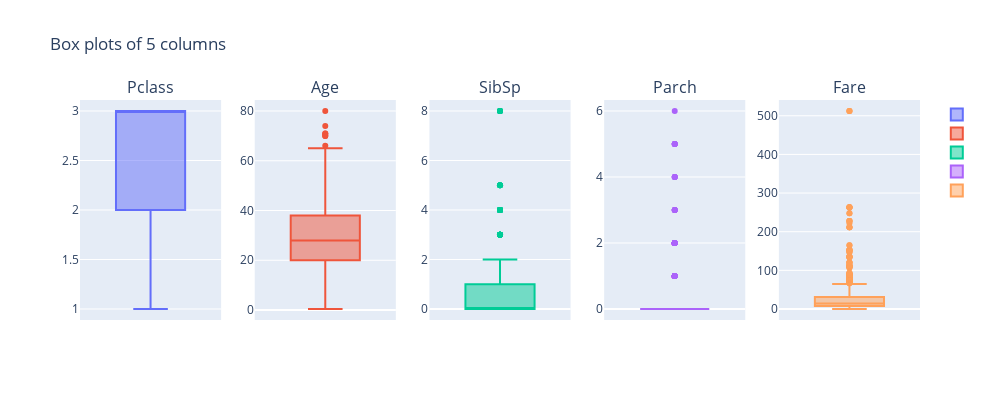

The code cell stored with this chart in its notebook:
### Code cell
def plot_distributions(df, graph_type, cols=list(df.columns), n_cols=5):
    """[summary]

    Args:
        df ([type]): [description]
        graph_type ([type]): [description]
        cols ([type], optional): [description]. Defaults to list(df.columns).
        n_cols (int, optional): [description]. Defaults to 5.

    Returns:
        [type]: [description]
    """
    
    n_rows = int(np.ceil(len(cols) / n_cols))
    fig = make_subplots(n_rows, n_cols, subplot_titles=cols)
    
    i = 1
    j = 1
    for i in range(1, n_rows + 1):
        for j in range(1, n_cols + 1):
            col = cols[(i - 1) * n_cols + j - 1]
            if graph_type == 'hist':
                fig.add_trace(go.Histogram(x=df[col], name=col), row=i, col=j)
            elif graph_type == 'box':
                fig.add_trace(go.Box(y=df[col], name=""), row=i, col=j)
            elif graph_type == 'violin':
                fig.add_trace(go.Violin(y=df[col], name=""), row=i, col=j)
                    
    fig.update_layout(height=400, width=1000, title_text=graph_type.capitalize() + " plots of " + str(len(cols)) + " columns")
    return fig
    

fig = plot_distributions(df, "box", num_cols, 5)
fig.show()

### Figure 1 — Plotly figure (JSON) as saved in the notebook; plotly's stock layout.template omitted (floating-point values rounded to 4 significant figures; data arrays with more than 128 entries replaced by an {"elided": "..."} marker saying what was removed)
{"data": [{"name": "", "type": "box", "xaxis": "x", "y": {"elided": "891 int values"}, "yaxis": "y"}, {"name": "", "type": "box", "xaxis": "x2", "y": {"elided": "891 float values"}, "yaxis": "y2"}, {"name": "", "type": "box", "xaxis": "x3", "y": {"elided": "891 int values"}, "yaxis": "y3"}, {"name": "", "type": "box", "xaxis": "x4", "y": {"elided": "891 int values"}, "yaxis": "y4"}, {"name": "", "type": "box", "xaxis": "x5", "y": {"elided": "891 float values"}, "yaxis": "y5"}], "layout": {"annotations": [{"font": {"size": 16}, "showarrow": false, "text": "Pclass", "x": 0.084, "xanchor": "center", "xref": "paper", "y": 1, "yanchor": "bottom", "yref": "paper"}, {"font": {"size": 16}, "showarrow": false, "text": "Age", "x": 0.292, "xanchor": "center", "xref": "paper", "y": 1, "yanchor": "bottom", "yref": "paper"}, {"font": {"size": 16}, "showarrow": false, "text": "SibSp", "x": 0.5, "xanchor": "center", "xref": "paper", "y": 1, "yanchor": "bottom", "yref": "paper"}, {"font": {"size": 16}, "showarrow": false, "text": "Parch", "x": 0.708, "xanchor": "center", "xref": "paper", "y": 1, "yanchor": "bottom", "yref": "paper"}, {"font": {"size": 16}, "showarrow": false, "text": "Fare", "x": 0.916, "xanchor": "center", "xref": "paper", "y": 1, "yanchor": "bottom", "yref": "paper"}], "height": 400, "title": {"text": "Box plots of 5 columns"}, "width": 1000, "xaxis": {"anchor": "y", "domain": [0, 0.168]}, "xaxis2": {"anchor": "y2", "domain": [0.208, 0.376]}, "xaxis3": {"anchor": "y3", "domain": [0.416, 0.584]}, "xaxis4": {"anchor": "y4", "domain": [0.624, 0.792]}, "xaxis5": {"anchor": "y5", "domain": [0.832, 1]}, "yaxis": {"anchor": "x", "domain": [0, 1]}, "yaxis2": {"anchor": "x2", "domain": [0, 1]}, "yaxis3": {"anchor": "x3", "domain": [0, 1]}, "yaxis4": {"anchor": "x4", "domain": [0, 1]}, "yaxis5": {"anchor": "x5", "domain": [0, 1]}}}
